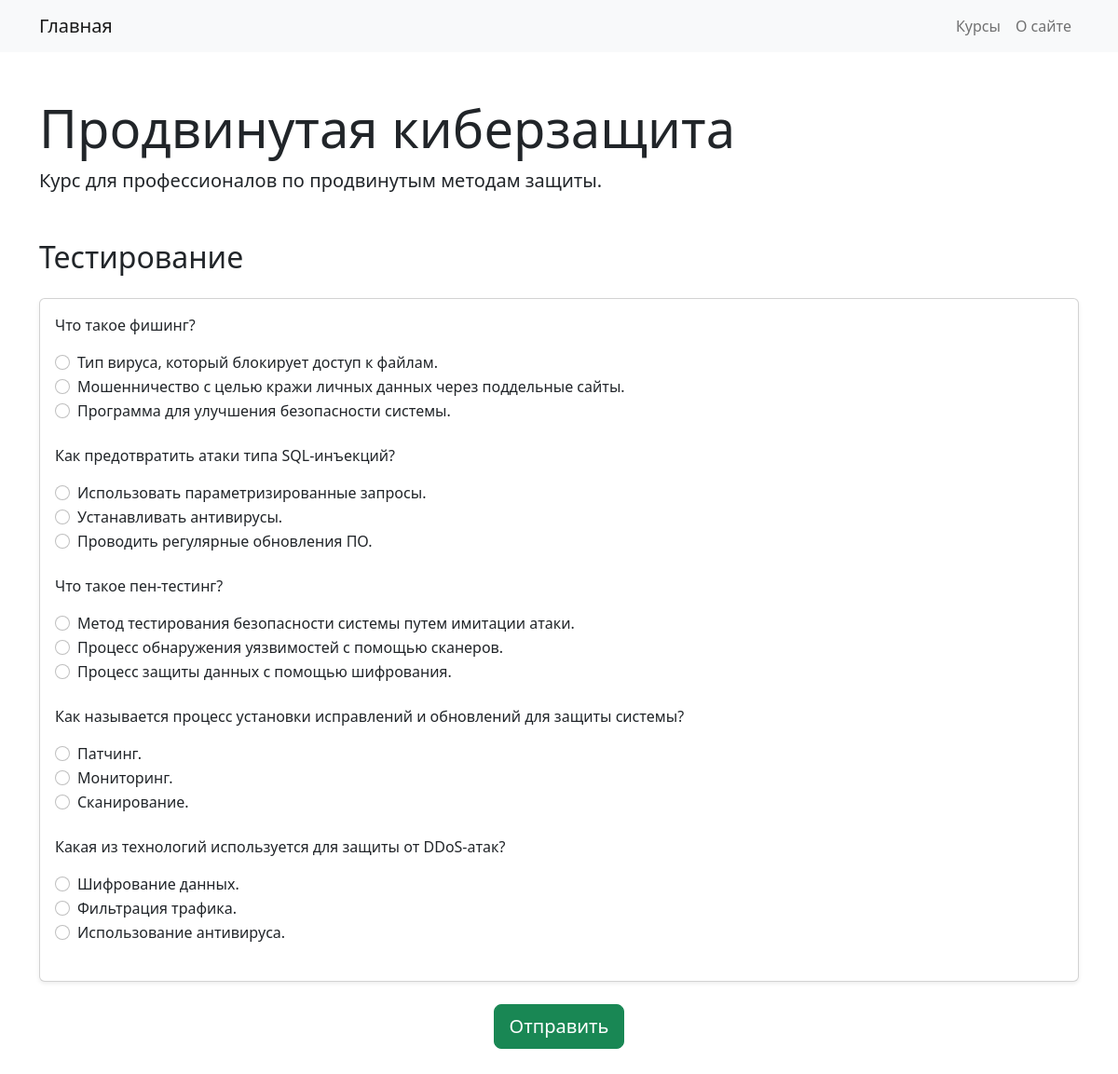
Screenshot of /course/2/ with the database file from the repository.
### courses/models.py (models this page shows, shortened)
class Course(models.Model):
    title = models.CharField(max_length=255)
    description = models.TextField()
    duration = models.PositiveIntegerField(help_text="Duration in hours", default=1)
    level = models.CharField(max_length=50,
                             choices=[('beginner', 'Beginner'),
                                      ('intermediate', 'Intermediate'),
                                      ('advanced', 'Advanced')],
                             default='beginner')
    created_at = models.DateTimeField(auto_now_add=True)
    updated_at = models.DateTimeField(auto_now=True)

class Test(models.Model):
    course = models.ForeignKey(Course, on_delete=models.CASCADE)
    question = models.CharField(max_length=255)
    correct_answer = models.CharField(max_length=255)
    option1 = models.CharField(max_length=255)
    option2 = models.CharField(max_length=255)
    option3 = models.CharField(max_length=255)

### courses/views.py (the view, shortened to what this page needs)
# urls.py: path('course/<int:course_id>/', views.course_detail, name='course_detail'),
def course_detail(request, course_id):
    course = Course.objects.get(id=course_id)
    tests = Test.objects.filter(course=course)
    context = {
        'course': course,
        'tests': tests,
    }
    return render(request, 'courses/course.html', context)

### courses/templates/courses/course.html (shortened to what this page needs)
{% extends 'base.html' %}
{% block content %}
<div class="container mt-5">
    <div class="course-details mb-5">
        <h1 class="display-4">{{ course.title }}</h1>
        <p class="lead">{{ course.description }}</p>
    </div>
    <h2 class="mb-4">Тестирование</h2>
    <form method="post">
        <div class="card shadow-sm">
            <div class="card-body">
                {% for test in tests %}
                    <div class="mb-4">
                        <p class="font-weight-bold">{{ test.question }}</p>
                        <div class="form-check">
                            <input class="form-check-input" type="radio" id="answer{{ test.id }}-1" name="answer{{ test.id }}" value="{{ test.option1 }}">
                            <label class="form-check-label" for="answer{{ test.id }}-1">{{ test.option1 }}</label>
                        </div>
                        <div class="form-check">
                            <input class="form-check-input" type="radio" id="answer{{ test.id }}-2" name="answer{{ test.id }}" value="{{ test.option2 }}">
                            <label class="form-check-label" for="answer{{ test.id }}-2">{{ test.option2 }}</label>
                        </div>
                        <div class="form-check">
                            <input class="form-check-input" type="radio" id="answer{{ test.id }}-3" name="answer{{ test.id }}" value="{{ test.option3 }}">
                            <label class="form-check-label" for="answer{{ test.id }}-3">{{ test.option3 }}</label>
                        </div>
                    </div>
                {% endfor %}
            </div>
        </div>
        <div class="d-flex justify-content-center mt-4 mb-5">
            <input type="submit" class="btn btn-success btn-lg" value="Отправить">
        </div>
    </form>
</div>
{% endblock %}

### rows the page displays
Course: title "Продвинутая киберзащита", description "Курс для профессионалов по продвинутым методам защиты."
Test: question "Что такое фишинг?", option1 "Тип вируса, который блокирует доступ к файлам.", option2 "Мошенничество с целью кражи личных данных через поддельные сайты.", option3 "Программа для улучшения безопасности системы."
Test: question "Как предотвратить атаки типа SQL-инъекций?", option1 "Использовать параметризированные запросы.", option2 "Устанавливать антивирусы.", option3 "Проводить регулярные обновления ПО."
Test: question "Что такое пен-тестинг?", option1 "Метод тестирования безопасности системы путем имитации атаки.", option2 "Процесс обнаружения уязвимостей с помощью сканеров.", option3 "Процесс защиты данных с помощью шифрования."
Test: question "Как называется процесс установки исправлений и обновлений для защиты системы?", option1 "Патчинг.", option2 "Мониторинг.", option3 "Сканирование."
Test: question "Какая из технологий используется для защиты от DDoS-атак?", option1 "Шифрование данных.", option2 "Фильтрация трафика.", option3 "Использование антивируса."
